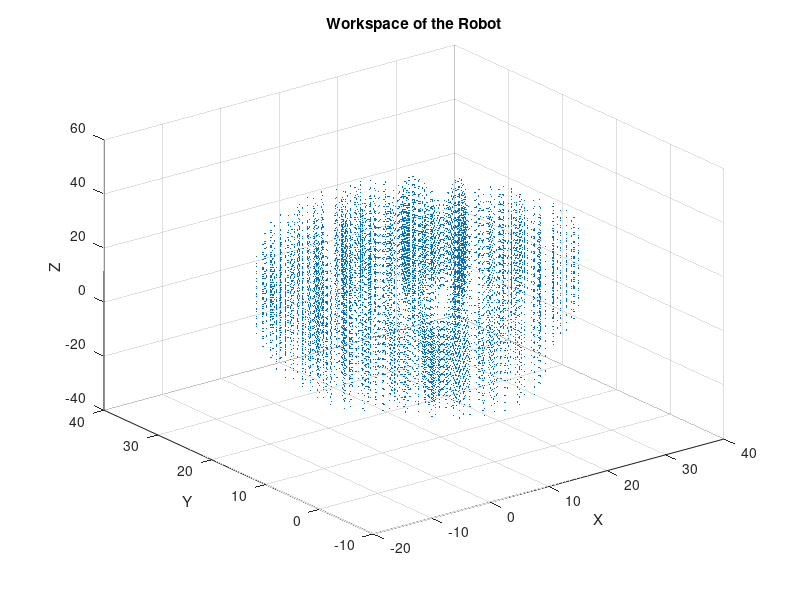

Reproduce this figure in MATLAB.
% Parameters
a2 = 10.5;  % Replace with ik->a2
a3 = 13.0;  % Replace with ik->a3
a4 = 2.5;   % Replace with ik->a4
d1 = 5.5;   % Replace with ik->d1
d5 = 10.0;  % Replace with ik->d5

% Discretization steps
theta1_steps = linspace(0, pi, 10);
theta2_steps = linspace(-pi/2, pi/2, 10);
theta3_steps = linspace(-pi/2, pi/2, 10);
R0_5_22_steps = linspace(-1, 1, 10);

% Initialize arrays to store x, y, z values
x_values = [];
y_values = [];
z_values = [];

for theta1 = theta1_steps
    for theta2 = theta2_steps
        for theta3 = theta3_steps
            for R0_5_22 = R0_5_22_steps
                % Calculate x, y, z based on the given code logic
                r = a2 * cos(theta2) + a3 * cos(theta2 + theta3);
                s = a2 * sin(theta2) + a3 * sin(theta2 + theta3) + d1;
                
                x = r * cos(theta1) + (a4 + d5);
                y = r * sin(theta1) + (a4 + d5);
                z = s + (a4 + d5) * R0_5_22;

                % Store the results
                x_values(end+1) = x;
                y_values(end+1) = y;
                z_values(end+1) = z;
            end
        end
    end
end

% Plotting the workspace
figure;
scatter3(x_values, y_values, z_values, 1, 'filled');
xlabel('X');
ylabel('Y');
zlabel('Z');
title('Workspace of the Robot');
grid on;

% Display range of x, y, z
x_range = [min(x_values) max(x_values)];
y_range = [min(y_values) max(y_values)];
z_range = [min(z_values) max(z_values)];

disp(['X Range: ', num2str(x_range)]);
disp(['Y Range: ', num2str(y_range)]);
disp(['Z Range: ', num2str(z_range)]);
